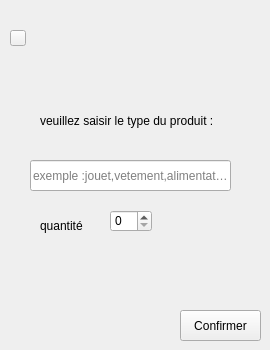
      <widget class="QWidget" name="page_21">
       <widget class="QLabel" name="label_82">
        <property name="geometry">
         <rect>
          <x>40</x>
          <y>90</y>
          <width>181</width>
          <height>61</height>
         </rect>
        </property>
        <property name="text">
         <string>veuillez saisir le type du produit :</string>
        </property>
       </widget>
       <widget class="QLineEdit" name="typep_2">
        <property name="geometry">
         <rect>
          <x>30</x>
          <y>160</y>
          <width>201</width>
          <height>31</height>
         </rect>
        </property>
        <property name="placeholderText">
         <string>exemple :jouet,vetement,alimentation</string>
        </property>
       </widget>
       <widget class="QLabel" name="label_83">
        <property name="geometry">
         <rect>
          <x>40</x>
          <y>200</y>
          <width>71</width>
          <height>51</height>
         </rect>
        </property>
        <property name="text">
         <string>quantité</string>
        </property>
       </widget>
       <widget class="QSpinBox" name="quantitep_2">
        <property name="geometry">
         <rect>
          <x>110</x>
          <y>210</y>
          <width>42</width>
          <height>22</height>
         </rect>
        </property>
       </widget>
       <widget class="QPushButton" name="pushButton_valid_21">
        <property name="geometry">
         <rect>
          <x>180</x>
          <y>310</y>
          <width>81</width>
          <height>31</height>
         </rect>
        </property>
        <property name="toolTip">
         <string>Valider</string>
        </property>
        <property name="styleSheet">
         <string notr="true"/>
        </property>
        <property name="text">
         <string>Confirmer</string>
        </property>
        <property name="icon">
         <iconset>
          <normaloff>../../application_02/Images/check.png</normaloff>../../application_02/Images/check.png</iconset>
        </property>
       </widget>
       <widget class="QPushButton" name="pushButton_16">
        <property name="geometry">
         <rect>
          <x>10</x>
          <y>30</y>
          <width>16</width>
          <height>16</height>
         </rect>
        </property>
        <property name="styleSheet">
         <string notr="true">border-image: url(:/new/prefix1/images/fleche-petite-gauche (1).png);</string>
        </property>
        <property name="text">
         <string/>
        </property>
       </widget>
      </widget>
